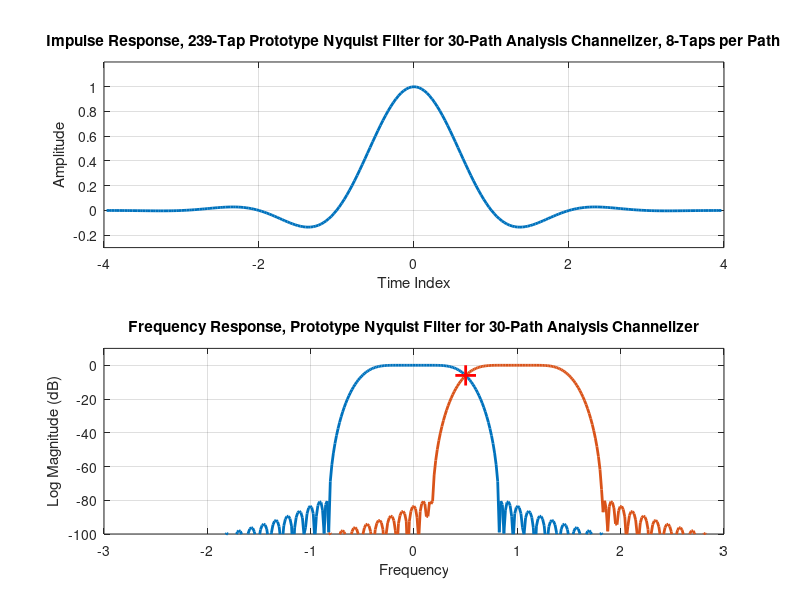
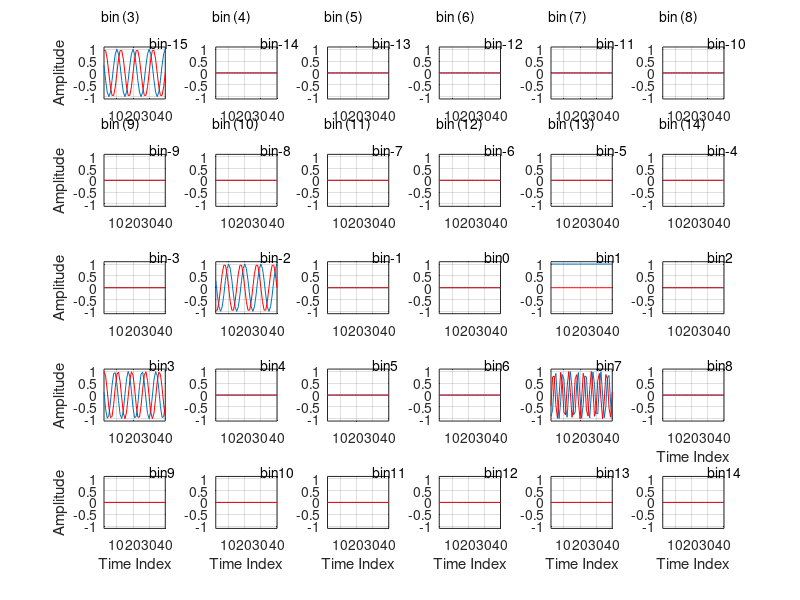
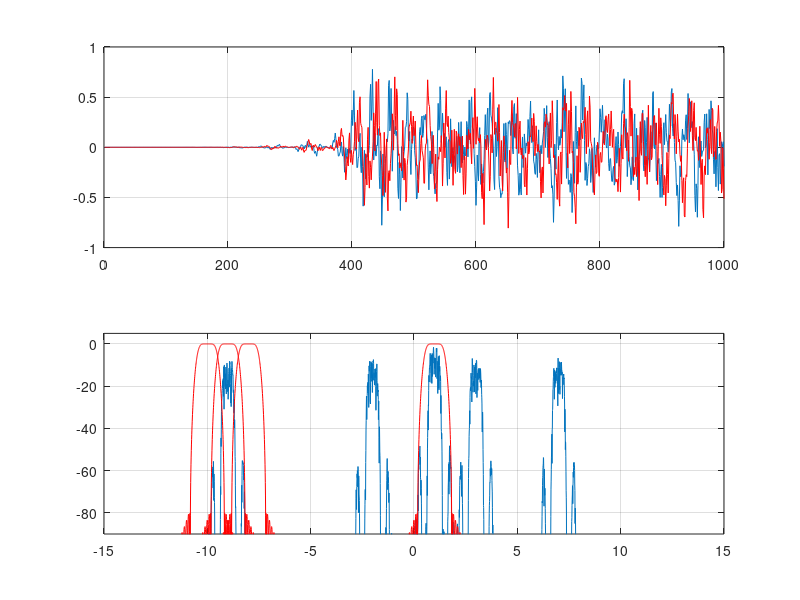
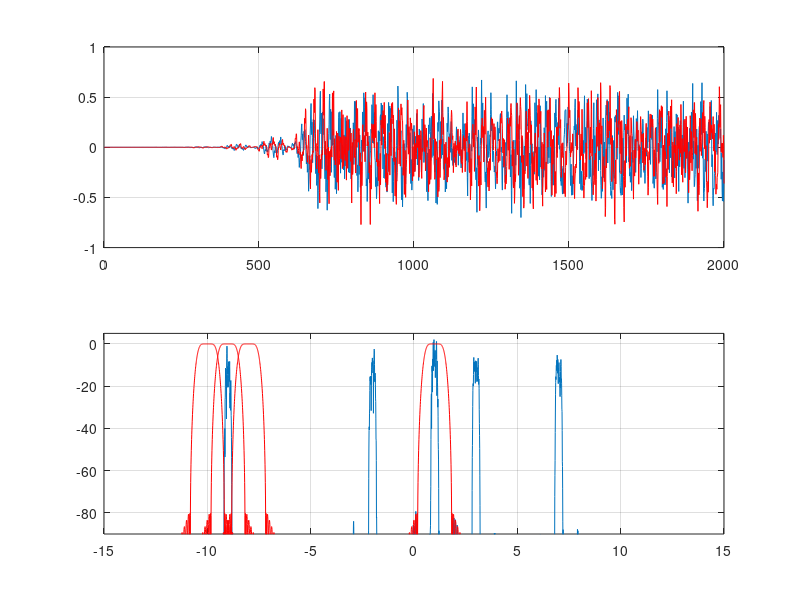

MATLAB code to generate these figures, in order:
% channelizer demo 2

% 30 channel synthesis channelizer 1-to-30 up sample

h=sinc(-(4-1/30):1/30:(4-1/30)).*kaiser(239,8)';
hx=h.*exp(j*2*pi*(-119:119)*1/30);
figure(11)
subplot(2,1,1)
plot(-(4-1/30):1/30:(4-1/30),h,'linewidth',2)
grid on
axis([-4 4 -0.3 1.2])
title('Impulse Response, 239-Tap Prototype Nyquist Filter for 30-Path Analysis Channelizer, 8-Taps per Path')
xlabel('Time Index')
ylabel('Amplitude')

subplot(2,1,2)
plot((-0.5:1/2000:0.5-1/2000)*30,fftshift(20*log10(abs(fft(h/sum(h),2000)))),'linewidth',2)
hold on
plot((-0.5:1/2000:0.5-1/2000)*30,fftshift(20*log10(abs(fft(hx/sum(h),2000)))),'linewidth',2)
plot([+0.4 +0.6],[-1 -1]*6.02,'r','linewidth',2)
plot([0.5 0.5],[-12 -0],'r','linewidth',2)
hold off
grid on
axis([-3 3 -100 10])
title('Frequency Response, Prototype Nyquist Filter for 30-Path Analysis Channelizer')
xlabel('Frequency')
ylabel('Log Magnitude (dB)')

h2=reshape([h 0],30,8);
reg2=zeros(30,8);

m=1;  % input index offset
s=1;  % output index

v1=zeros(1,30)';
v2=zeros(1,30)';
v3=zeros(1,30)';
v4=zeros(30,600);

v4(1,:)=exp(+j*2*pi*(0:599)*0.1);
v4(14,:)=exp(-j*2*pi*(0:599)*0.1);
v4(17,:)=exp(+j*2*pi*(0:599)*0.0);
v4(19,:)=exp(+j*2*pi*(0:599)*0.117);
v4(23,:)=exp(-j*2*pi*(0:599)*0.213);



for n=1:length(v4)
    v3=v4(:,n);
    v2=30*ifft(fftshift(v3));
    reg2=[v2 reg2(:,1:7)];
    
    for k=1:30
        v1(k)=reg2(k,:)*h2(k,:)';
    end
    x2(m:m+29)=v1.';    
    m=m+30;
end

figure(12)
for k=1:30
    subplot(5,6,k)
    plot(0:40,real(v4(k,1:41)))
    hold on
    plot(0:40,imag(v4(k,1:41)),'r')
    hold off
    grid on
    axis([2 40 -1.1 1.1])
     if rem(k,6)==1
        ylabel('Amplitude')
    end
    if k>23
        xlabel('Time Index')
    end
    text(0.25,16,['bin (',num2str(k-16),')'])
    text(30,1.3,['bin',num2str(k-16)])
end

figure(13)
ww=kaiser(500,8)';
ww=10*ww/sum(ww);
w2=kaiser(5000,10)';
w2=w2/sum(w2);
subplot(6,1,1)
plot((-0.5:1/5000:0.5-1/5000)*30,fftshift(20*log10(abs(fft(x2(1:5000).*w2)))))
hold on
for k=1:30
    plot([-0.82 -0.5 -0.18 0.18 0.5 0.82]+(-16+k),[-80 -6 0 0 -6 -80],'--r','linewidth',2)
end
 plot([-0.82 -0.5 -0.18 0.18 0.5 0.82]+15,[-80 -6 0 0 -6 -80],'--r','linewidth',2)
hold off
grid on
axis([-15 15 -90 10]);
title('Input Spectrum')
xlabel('Frequency')
ylabel('Log Mag (dB)')

for k=1:30
    subplot(6,6,k+6)
    plot((-0.5:1/500:0.5-1/500)*2,fftshift(20*log10(abs(fft(v4(k,1:500).*ww)))))
    grid on
    axis([-1 1 -90 10])
    if rem(k,6)==1
        ylabel('Log Mag (dB)')
    end
    if k>23
        xlabel('Frequency')
    end
    text(0.25,16,['bin (',num2str(k-16),')'])
end

%%%%%%%%%%%%%%%%%%%%%%%%%%%%%%%%%%%%%%%%%%%%%%%

%%%%%%%%%%%%%%%% repeat channelizer but now with signals with bandwidth
% narrow band signals with BW = 1/2 sampled at 30 

g1=sinc(-5:1/2:5).*kaiser(21,8)'; %Shaping filter, 2-samples per symbol
g1=[g1 0];
xx1=zeros(5,1200);
frq=[-6 -2 1 3 7];
xx4=zeros(30,1200);
for k=1:5
    xx0=(floor(2*rand(1,600))-0.5)/0.5+j*(floor(2*rand(1,600))-0.5)/0.5;
    reg_a=zeros(1,11);
    m=0;
    for n=1:600
       reg_a=[xx0(n) reg_a(1:10)];
        for nn=1:2
           xx4(k,m+nn)=reg_a*g1(nn:2:22)';
        end     
        m=m+2;
    end
end

h2=reshape([h 0],30,8);
reg2=zeros(30,8);

m=1;  % output index

v1=zeros(1,30)';
v2=zeros(1,30)';
v3=zeros(1,30)';
v4=zeros(30,1200);

v4(7,:)=0.1*xx4(1,:);
v4(14,:)=0.1*xx4(2,:);
v4(17,:)=0.2*xx4(3,:);
v4(19,:)=0.1*xx4(4,:);
v4(23,:)=0.1*xx4(5,:);

flg=0;
for n=1:length(v4)
    v3=v4(:,n);
    v2=30*ifft(fftshift(v3));
    reg2=[v2 reg2(:,1:7)];
    
    for k=1:30
        v1(k)=reg2(k,:)*h2(k,:)';
    end
    x2(m:m+29)=v1.';    
    m=m+30;
end

figure(13)
subplot(2,1,1)
plot(real(x2(1:1000)))
hold on
plot(imag(x2(1:1000)),'r')
hold off
grid on

ww=kaiser(4096,10)';
ww=10*ww/sum(ww);
subplot(2,1,2)
plot((-0.5:1/4096:0.5-1/4096)*30,fftshift(20*log10(abs(fft(x2(501:4596).*ww)))))
hold on
fh=fftshift(20*log10(abs(fft(h/30,4096))));
plot(1+(-0.5:1/4096:0.5-1/4096)*30,fh,'r')
plot(-8+(-0.5:1/4096:0.5-1/4096)*30,fh,'r')
plot(-9+(-0.5:1/4096:0.5-1/4096)*30,fh,'r')
plot(-10+(-0.5:1/4096:0.5-1/4096)*30,fh,'r')

hold off
grid on
axis([-15 15 -90 5])


%%%%%%%%%%%%%%%% repeat channelizer but now with signals with bandwidth
% narrow band signals with BW = 1/4 sampled at 30 

g1=sinc(-5:1/4:5).*kaiser(41,8)'; %Shaping filter, 4-samples per symbol
g1=[g1 0 0 0];
xx1=zeros(5,1800);
frq=[-6 -2 1 3 7];
xx4=zeros(5,2400);
for k=1:5
    xx0=(floor(2*rand(1,600))-0.5)/0.5+j*(floor(2*rand(1,600))-0.5)/0.5;
    reg_a=zeros(1,11);
    m=0;
    for n=1:600
       reg_a=[xx0(n) reg_a(1:10)];
        for nn=1:4
           xx4(k,m+nn)=reg_a*g1(nn:4:44)';
        end     
        m=m+4;
    end
end

h2=reshape([h 0],30,8);
reg2=zeros(30,8);

m=1;  % output index

v1=zeros(1,30)';
v2=zeros(1,30)';
v3=zeros(1,30)';
v4=zeros(30,2400);

v4(7,:)=0.1*xx4(1,:);
v4(14,:)=0.1*xx4(2,:);
v4(17,:)=0.2*xx4(3,:);
v4(19,:)=0.1*xx4(4,:);
v4(23,:)=0.1*xx4(5,:);

flg=0;
for n=1:length(v4)
    v3=v4(:,n);
    v2=30*ifft(fftshift(v3));
    reg2=[v2 reg2(:,1:7)];
    
    for k=1:30
        v1(k)=reg2(k,:)*h2(k,:)';
    end
    x2(m:m+29)=v1.';    
    m=m+30;
end

figure(14)
subplot(2,1,1)
plot(real(x2(1:2000)))
hold on
plot(imag(x2(1:2000)),'r')
hold off
grid on

ww=kaiser(4096,10)';
ww=10*ww/sum(ww);
subplot(2,1,2)
plot((-0.5:1/4096:0.5-1/4096)*30,fftshift(20*log10(abs(fft(x2(501:4596).*ww)))))
hold on
plot(1+(-0.5:1/4096:0.5-1/4096)*30,fh,'r')
plot(-8+(-0.5:1/4096:0.5-1/4096)*30,fh,'r')
plot(-9+(-0.5:1/4096:0.5-1/4096)*30,fh,'r')
plot(-10+(-0.5:1/4096:0.5-1/4096)*30,fh,'r')
hold off
grid on
axis([-15 15 -90 5])